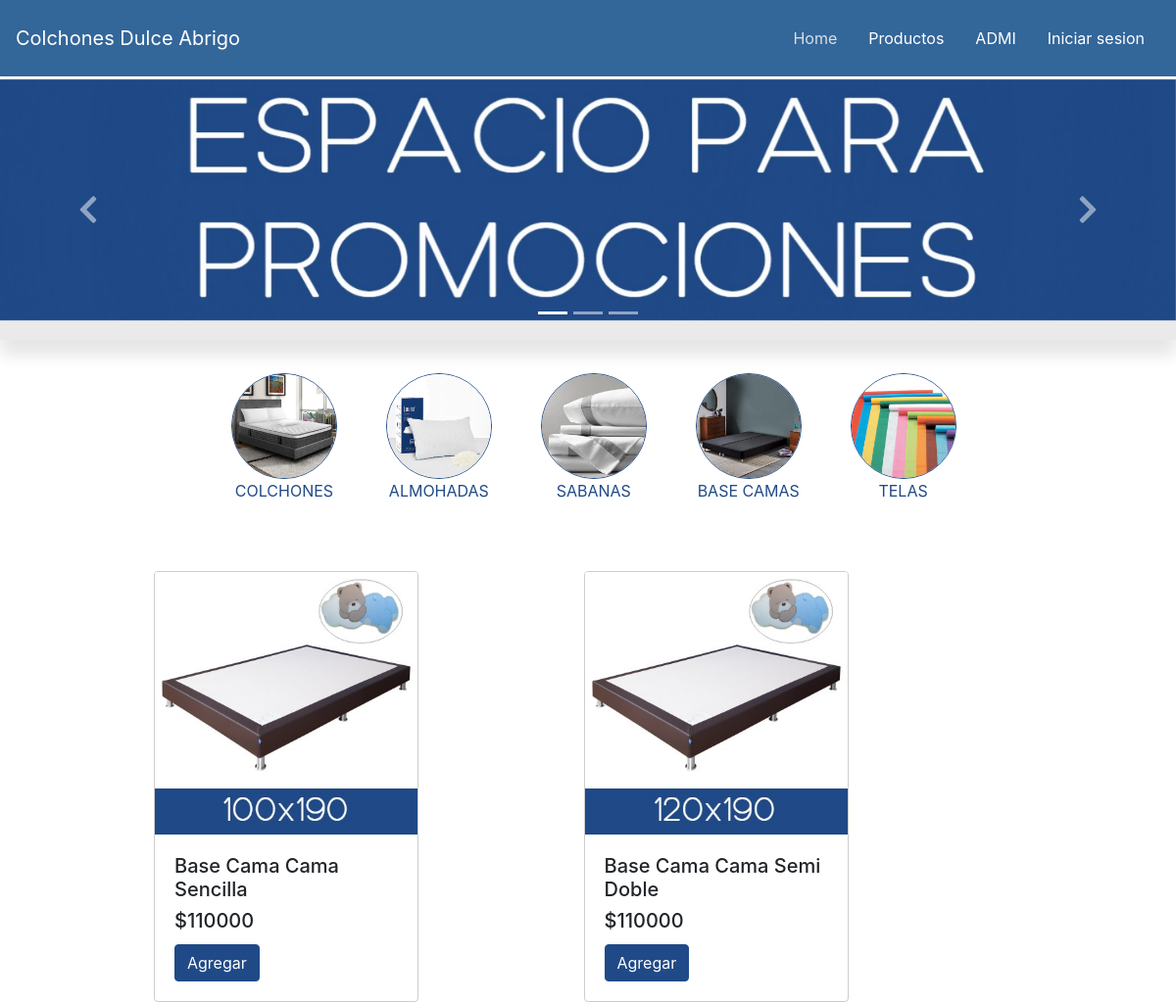
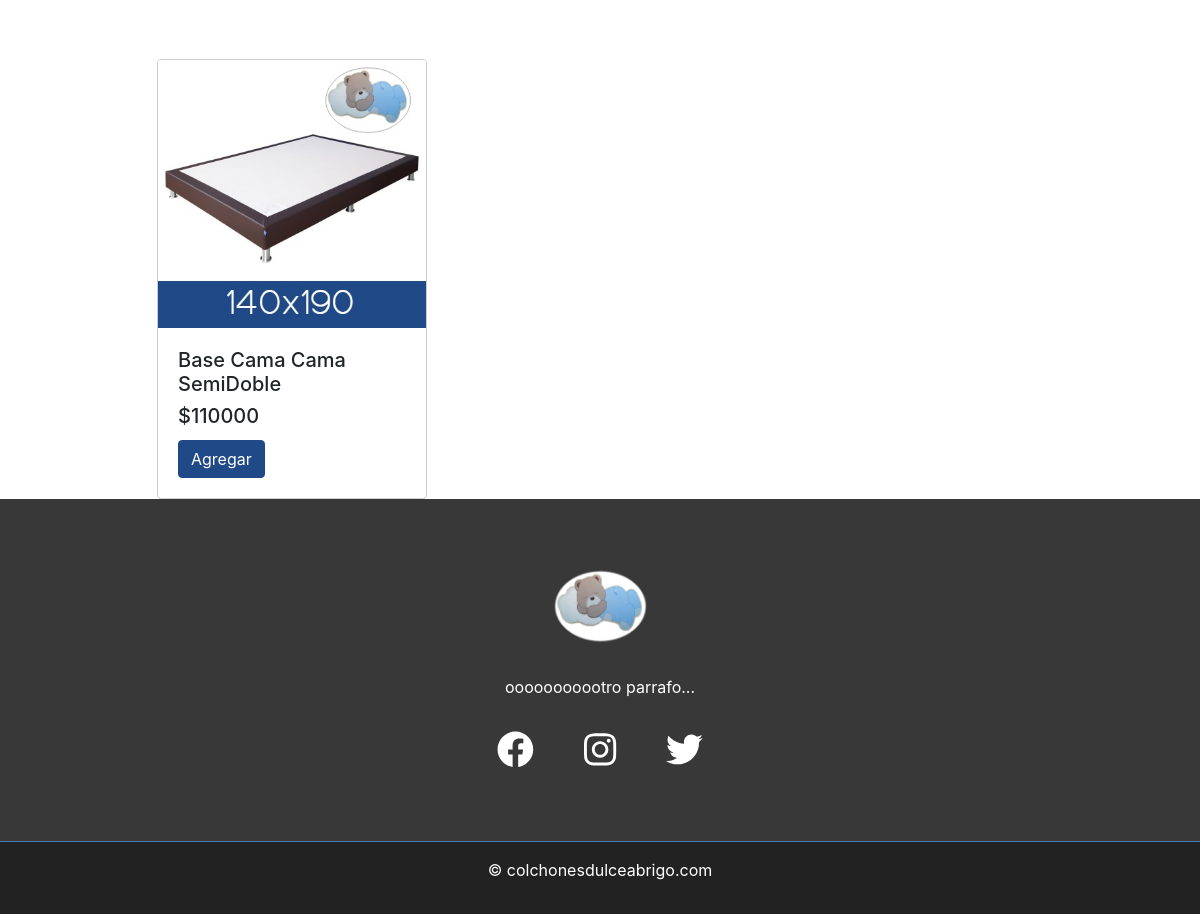
Page /?p=bases on the committed database (2 pictures, top to bottom).
### tables this page shows
CREATE TABLE `producto` (
  `codproducto` int(11) NOT NULL,
  `nombre_producto` varchar(30) NOT NULL,
  `descripcion` varchar(100) DEFAULT NULL,
  `precio` int(10) DEFAULT NULL,
  `existencia` int(11) DEFAULT NULL,
  `imagen` text NOT NULL,
  `fk_idcategoria` int(11) NOT NULL
);

### Modulos/bases.php (the view, shortened to what this page needs)
 <?php
if (!isset($_GET["c"])) {
  $c = "5";
} else {
  $c = $_GET["c"];
}
?>
<!doctype html>
<html lang="en">
  <head>
  </head>
 <body>
    <div id="carouselExampleCaptions" class="carousel slide" data-ride="carousel" data-interval="6000">
        <ol class="carousel-indicators">
            <li data-target="#carouselExampleCaptions" data-slide-to="0" class="active"></li>
            <li data-target="#carouselExampleCaptions" data-slide-to="1"></li>
            <li data-target="#carouselExampleCaptions" data-slide-to="2"></li>
        </ol>
        <div class="carousel-inner" style="padding-bottom: 20px; background-color: #eaeaea;">
            <div class="carousel-item active">
                <img src="./img/promociones.jpg" alt="" style="width: 100%; height: 10%;">
                <div class="carousel-caption d-none d-md-block">
                </div>
            </div>
        </div>
        <a class="carousel-control-prev" href="#carouselExampleCaptions" role="button" data-slide="prev">
            <span class="fas fa-chevron-left fa-2x"></span>
        </a>
        <a class="carousel-control-next" href="#carouselExampleCaptions" role="button" data-slide="next">
            <span class="fas fa-chevron-right fa-2x"></span>
        </a>
    </div>
  <div class="container">
    <br>
</div>
<div class="categorias_var">
    <ul>
        <li><a href="?p=colchones"><img src="img/catColchon.jpg"><br>COLCHONES</a></li>
        <li><a href="?p=almohadas"><img src="img/catAlmohada.jpg"><br>ALMOHADAS</a></li>
        <li><a href="?p=sabanas"><img src="img/catSabana.jpg"><br>SABANAS</a></li>
        <li><a href="?p=bases"><img src="img/catBase.jpg"><br>BASE CAMAS</a></li>
        <li><a href="?p=telas"><img src="img/catTela.jpg"><br>TELAS</a></li>
    </ul>
</div>
<?php
$sql="SELECT * FROM producto where fk_idcategoria=$c";
$conexion=Conectarse();
$resul= mysqli_query($conexion,$sql);
if(mysqli_num_rows($resul) > 0){
    while ($row=mysqli_fetch_array($resul)){
?>
<div class="proc">
    <div class="col-3" style="min-width: 300px; margin-left:142px; margin-top: 90px; margin-right: -140px;">
        <div class="card" style="border-color: #cdcdcd">
                <img
                title="<?php echo $row['nombre_producto'];?>"
                alt="<?php echo $row['nombre_producto'];?>"
                class="card-img-top"
                src="img/<?php echo $row['imagen'];?>"
                data-toggle="popover"
                data-trigger="hover"
                data-content="<?php echo $row['descripcion'];?>"
                >
                <div class="card-body">
                <h5><?php echo $row['nombre_producto'];?></h5>
                <h5 class="card-title">$<?php echo $row['precio'];?></h5>
            <form action="" method="post">
                <button class="btn btn-primary"
                name="btnAccion"
                value="Agregar"
                type="submit"
                style="background: #204a87; border: solid 1px #204a87;">Agregar</button>
            </form>
        </div>
    </div>
</div>
</div>
  </body>
</html>
        <?php
    }
}
    ?>

### css/style.css (style rules this page uses)
#carouselExampleCaptions { box-shadow: 0 1rem 1rem rgba(0, 0, 0, .1); margin-top: 0.5px; }
#carouselExampleCaptions img { width: 100%; height: 17%; }
.carousel-inner { max-height: 38rem!important; }
.carousel-item-next, .carousel-item-prev, .carousel-item.active { transition: transform 1.2s ease; }
#carouselExampleCaptions { width: 100%; height: 15%; }
.proc { display: inline-block; }
.proc { margin-top: -30px; }

### css/catEstilos.css (style rules this page uses)
.categorias_var a { text-decoration: none; color: #204a87; width: 100%; }
.categorias_var li { list-style: none; float: left; margin-left: 10px; padding: 10px; width: 13%; margin-right: 20px; text-align: center; }
.categorias_var ul { margin: 0; padding: 0; }
.categorias_var img { width: 100%; border-radius: 100%; border: solid 0.2px #204a87; min-width: 70px; }
.categorias_var { margin-left: 18%; }

### rows in the picture
producto: imagen (picture), nombre_producto "Base Cama Cama Sencilla", precio "110000"
producto: imagen (picture), nombre_producto "Base Cama Cama Semi Doble", precio "110000"
producto: imagen (picture), nombre_producto "Base Cama Cama SemiDoble", precio "110000"
